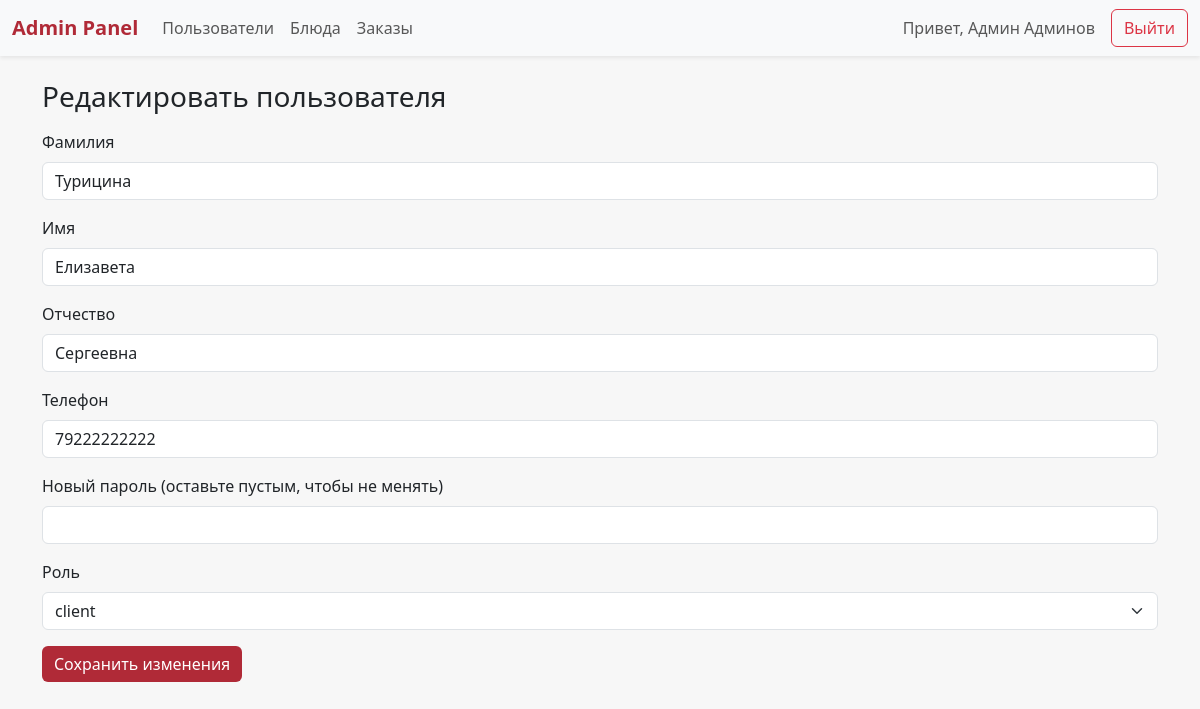
/admin/edit/editUser.php?id=7 (signed in), run on the app's committed database.
### tables this page shows
CREATE TABLE `Users` (
  `Id` int(11) NOT NULL,
  `Surname` varchar(255) NOT NULL,
  `Name` varchar(255) NOT NULL,
  `Patronomyc` varchar(255) DEFAULT NULL,
  `Phone` varchar(255) NOT NULL,
  `Password` varchar(1000) NOT NULL,
  `Role` enum('client','courier','admin') NOT NULL
);

### admin/edit/editUser.php (the view, shortened to what this page needs)
<?php
    include("../../settings/connect_database.php");
    if(isset($_SESSION['user'])) {
        if($_SESSION['user'] != -1) {
            $query = $mysqli->query("SELECT `Role`, `Name`, `Surname` FROM `Users` WHERE `Id` = ".$_SESSION["user"]);
            if($query && $query->num_rows == 1) {
                $read = $query->fetch_assoc();
            }
        } else {
            header("Location: ../../index.php");
        }
    } else {
        header("Location: ../../index.php");
    }
    $username = $read["Name"]. ' '. $read["Surname"];
    $userToEdit = $_GET["id"];
    $query = $mysqli->query("SELECT * FROM `Users` WHERE `Id` = ".$userToEdit);
    $user = $query->fetch_assoc();
?>
<!DOCTYPE html>
<html lang="ru">
<head>
    <link href="https://cdn.jsdelivr.net/npm/bootstrap@5.3.2/dist/css/bootstrap.min.css" rel="stylesheet">
</head>
<body>
    <nav class="navbar navbar-expand-lg navbar-light bg-light shadow-sm mb-4">
        <div class="container-fluid">
        <a class="navbar-brand" href="../admin.php">Admin Panel</a>
        <div class="collapse navbar-collapse" id="navbarAdmin">
          <ul class="navbar-nav me-auto mb-2 mb-lg-0">
            <li class="nav-item">
              <a class="nav-link" href="../users.php">Пользователи</a>
            </li>
            <li class="nav-item">
              <a class="nav-link" href="../dishes.php">Блюда</a>
            </li>
            <li class="nav-item">
              <a class="nav-link" href="../orders.php">Заказы</a>
            </li>
          </ul>
          <span class="navbar-text me-3">Привет, <?= $username?></span>
          <a href="../../functions/logout.php" class="btn btn-outline-danger">Выйти</a>
        </div>
        </div>
    </nav>
    <div class="container mt-4">
    <h3>Редактировать пользователя</h3>
    <form method="post" class="mt-3">
        <div class="mb-3">
            <label for="surname" class="form-label">Фамилия</label>
            <input type="text" class="form-control" id="surname" name="surname" value="<?= $user['Surname'] ?>" required>
        </div>
        <div class="mb-3">
            <label for="name" class="form-label">Имя</label>
            <input type="text" class="form-control" id="name" name="name" value="<?= $user['Name'] ?>" required>
        </div>
        <div class="mb-3">
            <label for="patronomyc" class="form-label">Отчество</label>
            <input type="text" class="form-control" id="patronomyc" name="patronomyc" value="<?= $user['Patronomyc'] ?>" required>
        </div>
        <div class="mb-3">
            <label for="phone" class="form-label">Телефон</label>
            <input type="tel" class="form-control" id="phone" name="phone" value="<?= $user['Phone'] ?>" readonly>
        </div>
        <div class="mb-3">
            <label for="password" class="form-label">Новый пароль (оставьте пустым, чтобы не менять)</label>
            <input type="password" class="form-control" id="password" name="password">
        </div>
        <div class="mb-3">
            <label for="role" class="form-label">Роль</label>
            <select class="form-select" id="role" name="role" required>
                <option value="client" <?= $user['Role'] === 'client' ? 'selected' : '' ?>>client</option>
            </select>
        </div>
        <button type="submit" class="btn btn-accent">Сохранить изменения</button>
    </form>
</div>
</body>
</html>

### admin/edit/editUser.php (style rules this page uses)
body { background-color: #f7f7f7; }
.navbar-brand { font-weight: 600; color: #b02a37 !important; }
.btn-accent { background-color: #b02a37; border: none; color: white; }

### data on the page
users: username "Админ Админов"
users: surname "Турицина", name "Елизавета", patronomyc "Сергеевна", phone "79222222222", role "client"
